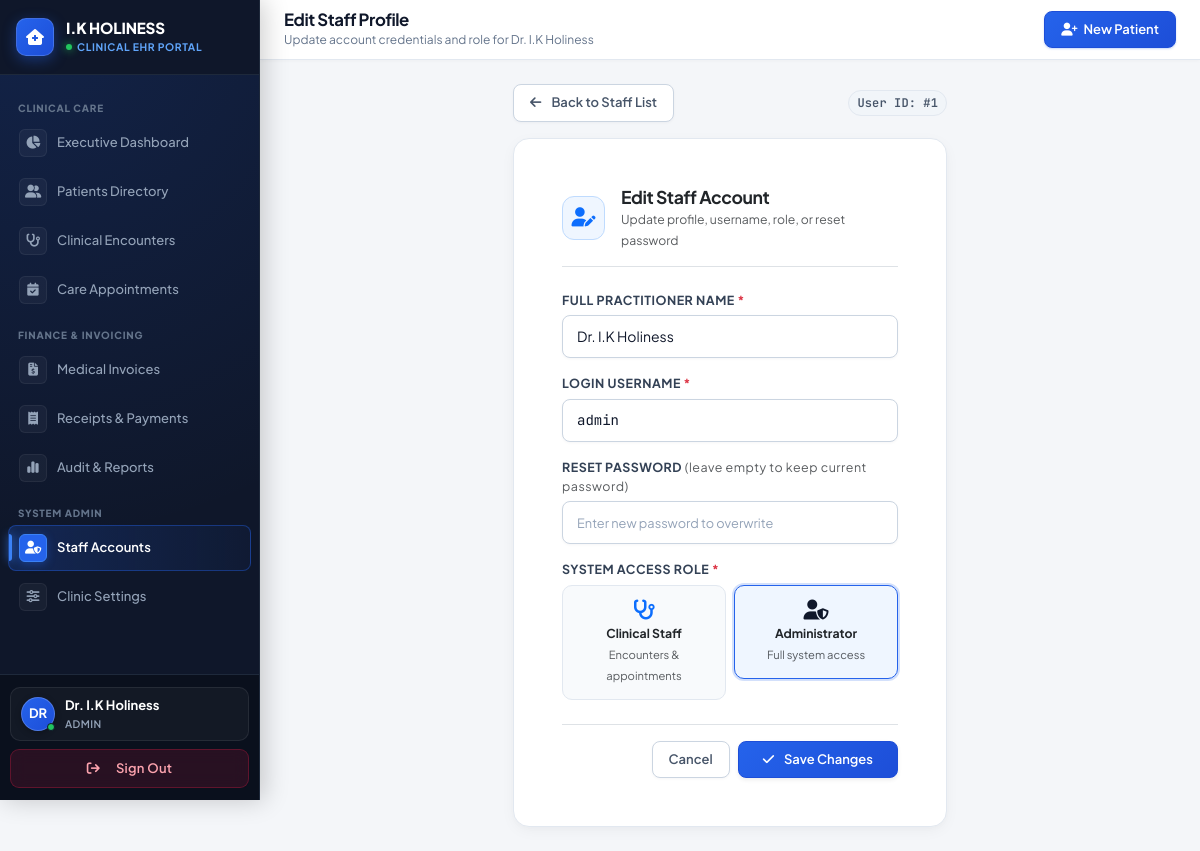
/users/edit?id=1 (signed in), run on the app's committed database.
### tables this page shows
CREATE TABLE users (
    id INT AUTO_INCREMENT PRIMARY KEY,
    username VARCHAR(50) NOT NULL,
    password_hash VARCHAR(255) NOT NULL,
    full_name VARCHAR(100) NOT NULL,
    role ENUM('admin', 'staff') NOT NULL,
    created_at TIMESTAMP DEFAULT CURRENT_TIMESTAMP,
    UNIQUE KEY idx_username (username)
);

### backend/app/Controllers/UserController.php (called while the page is built, shortened)
<?php
class UserController
{
    public function edit(): void
    {
        $id = (int)($_GET['id'] ?? 0);
        try {
            $db = Database::getInstance()->getConnection();
            $stmt = $db->prepare("SELECT id, username, full_name, role FROM users WHERE id = :id");
            $stmt->execute([':id' => $id]);
            $user = $stmt->fetch();
        } catch (\PDOException $e) {
            header('Location: ' . APP_URL . '/users');
            exit;
        }
        $pageHeading = "Edit Staff Profile";
        $pageSubheading = "Update account credentials and role for " . htmlspecialchars($user['full_name']);
        $currentRoute = 'users';
        require_once VIEWS_PATH . '/users/edit.php';
        $content = ob_get_clean();
        require_once VIEWS_PATH . '/shared/layout.php';
    }
}

### backend/app/Core/Router.php (called while the page is built, shortened)
<?php
class Router
{
    private array $routes = [];
    public function get(string $path, string $handler): void
    {
        $this->routes['GET'][$this->normalizePath($path)] = $handler;
    }
    public function post(string $path, string $handler): void
    {
        $this->routes['POST'][$this->normalizePath($path)] = $handler;
    }
    public function resolve(string $requestUri, string $requestMethod): void
    {
        $path = parse_url($requestUri, PHP_URL_PATH);
        $normalizedPath = $this->normalizePath($path);
        $method = strtoupper($requestMethod);
        $handler = $this->routes[$method][$normalizedPath];
        $this->executeHandler($handler);
    }
    private function normalizePath(string $path): string
    {
        $trimmed = trim($path, '/');
        return $trimmed === '' ? '/' : '/' . $trimmed;
    }
    private function executeHandler(string $handler): void
    {
        list($controllerClass, $method) = explode('@', $handler);
        $controllerInstance = new $fullControllerName();
        $controllerInstance->$method();
    }
}

### frontend/public/index.php (called while the page is built, shortened)
<?php
$requestUri = $_SERVER['REQUEST_URI'] ?? '/';
$requestPath = parse_url($requestUri, PHP_URL_PATH);
$baseNames = [
    '/ik-holiness-clinic/frontend/public',
    '/ik-holiness-clinic/public',
    '/ik-holiness-clinic',
    '/frontend/public',
    '/public',
];
foreach ($baseNames as $b) {
    if (str_starts_with($requestPath, $b)) {
        $requestPath = substr($requestPath, strlen($b));
        break;
    }
}
$routingPath = '/' . ltrim($requestPath ?? '', '/');
$router = new Router();
$router->get('/', 'HomeController@index');
$router->get('/home', 'HomeController@index');
$router->get('/services', 'HomeController@services');
$router->get('/about', 'HomeController@about');
$router->get('/request-care', 'HomeController@requestCare');
$router->get('/booking', 'HomeController@requestCare');
$router->get('/contact', 'HomeController@contact');
$router->post('/book-request', 'HomeController@bookRequest');
$router->post('/contact-submit', 'HomeController@contactSubmit');
$router->get('/login', 'AuthController@showLogin');
$router->post('/login', 'AuthController@login');
$router->get('/logout', 'AuthController@logout');
$router->get('/dashboard', 'DashboardController@index');
$router->get('/clients', 'ClientController@index');
$router->get('/clients/create', 'ClientController@create');
$router->post('/clients/store', 'ClientController@store');
$router->get('/clients/view', 'ClientController@view');
$router->get('/clients/edit', 'ClientController@edit');
$router->post('/clients/update', 'ClientController@update');
$router->get('/clients/delete', 'ClientController@delete');
$router->get('/visits', 'VisitController@index');
$router->get('/visits/create', 'VisitController@create');
$router->post('/visits/store', 'VisitController@store');
$router->get('/appointments', 'AppointmentController@index');
$router->get('/appointments/create', 'AppointmentController@create');
$router->post('/appointments/store', 'AppointmentController@store');
$router->get('/appointments/edit', 'AppointmentController@edit');
$router->get('/billing', 'BillingController@index');
$router->get('/billing/create', 'BillingController@create');
$router->post('/billing/store', 'BillingController@store');
$router->get('/billing/view', 'BillingController@view');
$router->get('/payments', 'PaymentController@index');
$router->get('/payments/create', 'PaymentController@create');
$router->post('/payments/store', 'PaymentController@store');
$router->get('/payments/receipt', 'PaymentController@receipt');
$router->get('/reports', 'ReportController@index');
$router->get('/users', 'UserController@index');
$router->get('/users/create', 'UserController@create');
$router->post('/users/store', 'UserController@store');
$router->get('/users/edit', 'UserController@edit');
$router->post('/users/update', 'UserController@update');
$router->get('/users/delete', 'UserController@delete');
$router->get('/settings', 'SettingController@index');
$router->post('/settings/update', 'SettingController@update');
$router->resolve($routingPath, $_SERVER['REQUEST_METHOD'] ?? 'GET');

### backend/app/Helpers/AuthHelper.php (called while the page is built, shortened)
<?php
class AuthHelper
{
    public static function getRole(): ?string
    {
        return $_SESSION['role'] ?? null;
    }
    public static function getUserName(): ?string
    {
        return $_SESSION['full_name'] ?? null;
    }
}

### frontend/views/users/edit.php (the view, shortened to what this page needs)
<div class="row justify-content-center">
    <div class="col-12 col-md-8 col-xl-6">
        <div class="d-flex justify-content-between align-items-center mb-3">
            <a href="<?php echo APP_URL; ?>/users" class="btn-secondary-custom py-2 px-3">
                <i class="fa-solid fa-arrow-left me-1"></i> Back to Staff List
            </a>
            <span class="badge-pill-custom badge-zinc font-mono" style="font-size: 0.75rem;">
                User ID: #<?php echo $user['id']; ?>
            </span>
        </div>
        <div class="ui-card p-4 p-md-5" style="background-color: #ffffff;">
            <div class="d-flex align-items-center gap-3 mb-4 pb-3 border-bottom">
                <div class="icon-sq bg-blue-subtle text-primary" style="width: 44px; height: 44px; border-radius: 12px; display: flex; align-items: center; justify-content: center; font-size: 1.2rem;">
                    <i class="fa-solid fa-user-pen"></i>
                </div>
                <div>
                    <h5 class="fw-bold text-dark mb-0" style="font-size: 1.1rem;">Edit Staff Account</h5>
                    <small class="text-muted">Update profile, username, role, or reset password</small>
                </div>
            </div>
            <form action="<?php echo APP_URL; ?>/users/update" method="POST">
                <div class="mb-3">
                    <label for="full_name" class="form-label-custom">
                        Full Practitioner Name <span class="text-danger">*</span>
                    </label>
                    <input type="text" class="form-control form-control-custom" id="full_name" name="full_name" value="<?php echo htmlspecialchars($user['full_name']); ?>" required>
                </div>
                <div class="mb-3">
                    <label for="username" class="form-label-custom">
                        Login Username <span class="text-danger">*</span>
                    </label>
                    <input type="text" class="form-control form-control-custom font-mono" id="username" name="username" value="<?php echo htmlspecialchars($user['username']); ?>" required>
                </div>
                <div class="mb-3">
                    <label for="password" class="form-label-custom">
                        Reset Password <span class="text-muted fw-normal text-lowercase">(leave empty to keep current password)</span>
                    </label>
                    <input type="password" class="form-control form-control-custom" id="password" name="password" placeholder="Enter new password to overwrite">
                </div>
                <div class="mb-4">
                    <label class="form-label-custom">
                        System Access Role <span class="text-danger">*</span>
                    </label>
                    <div class="row g-2">
                        <div class="col-6">
                            <label class="role-select-box">
                                <div class="role-box-content">
                                    <i class="fa-solid fa-stethoscope text-primary fs-5 mb-1"></i>
                                    <strong class="d-block text-dark small">Clinical Staff</strong>
                                    <small class="text-muted" style="font-size: 0.7rem;">Encounters & appointments</small>
                                </div>
                            </label>
                        </div>
                        <div class="col-6">
                            <label class="role-select-box">
                                <div class="role-box-content">
                                    <i class="fa-solid fa-user-shield text-purple fs-5 mb-1"></i>
                                    <strong class="d-block text-dark small">Administrator</strong>
                                    <small class="text-muted" style="font-size: 0.7rem;">Full system access</small>
                                </div>
                            </label>
                        </div>
                    </div>
                </div>
                <div class="d-flex justify-content-end gap-2 pt-3 border-top">
                    <a href="<?php echo APP_URL; ?>/users" class="btn-secondary-custom py-2 px-3">
                        Cancel
                    </a>
                    <button type="submit" class="btn-primary-custom py-2 px-4 shadow-sm">
                        <i class="fa-solid fa-check me-1"></i> Save Changes
                    </button>
                </div>
            </form>
        </div>
    </div>
</div>

### frontend/views/shared/layout.php (shortened to what this page needs)
<?php
$currentRole = AuthHelper::getRole();
$currentUserName = AuthHelper::getUserName();
$currentRoute = $currentRoute ?? 'dashboard';
?>
<!DOCTYPE html>
<html lang="en" class="h-full">
<head>
    <link href="https://cdn.jsdelivr.net/npm/bootstrap@5.3.2/dist/css/bootstrap.min.css" rel="stylesheet">
    <link rel="stylesheet" href="https://cdnjs.cloudflare.com/ajax/libs/font-awesome/6.5.1/css/all.min.css">
</head>
<body>
    <aside id="sidebar-wrapper">
        <div class="sidebar-header">
            <a href="<?php echo APP_URL; ?>/dashboard" class="brand-logo-wrap">
                <div class="brand-icon">
                    <i class="fa-solid fa-house-medical"></i>
                </div>
                <div class="brand-text">
                    <span class="brand-title">I.K HOLINESS</span>
                    <div class="brand-tagline-wrap">
                        <span class="live-dot"></span>
                        <span class="brand-tagline">Clinical EHR Portal</span>
                    </div>
                </div>
            </a>
        </div>
        <ul class="sidebar-menu">
            <li class="menu-category">Clinical Care</li>
            <li>
                <a href="<?php echo APP_URL; ?>/dashboard" class="sidebar-link <?php echo $currentRoute === 'dashboard' ? 'active' : ''; ?>">
                    <div class="nav-icon-box"><i class="fa-solid fa-chart-pie"></i></div>
                    <span>Executive Dashboard</span>
                </a>
            </li>
            <li>
                <a href="<?php echo APP_URL; ?>/clients" class="sidebar-link <?php echo $currentRoute === 'clients' ? 'active' : ''; ?>">
                    <div class="nav-icon-box"><i class="fa-solid fa-user-group"></i></div>
                    <span>Patients Directory</span>
                </a>
            </li>
            <li>
                <a href="<?php echo APP_URL; ?>/visits" class="sidebar-link <?php echo $currentRoute === 'visits' ? 'active' : ''; ?>">
                    <div class="nav-icon-box"><i class="fa-solid fa-stethoscope"></i></div>
                    <span>Clinical Encounters</span>
                </a>
            </li>
            <li>
                <a href="<?php echo APP_URL; ?>/appointments" class="sidebar-link <?php echo $currentRoute === 'appointments' ? 'active' : ''; ?>">
                    <div class="nav-icon-box"><i class="fa-solid fa-calendar-check"></i></div>
                    <span>Care Appointments</span>
                </a>
            </li>
            <li class="menu-category">Finance & Invoicing</li>
            <li>
                <a href="<?php echo APP_URL; ?>/billing" class="sidebar-link <?php echo $currentRoute === 'billing' ? 'active' : ''; ?>">
                    <div class="nav-icon-box"><i class="fa-solid fa-file-invoice-dollar"></i></div>
                    <span>Medical Invoices</span>
                </a>
            </li>
            <li>
                <a href="<?php echo APP_URL; ?>/payments" class="sidebar-link <?php echo $currentRoute === 'payments' ? 'active' : ''; ?>">
                    <div class="nav-icon-box"><i class="fa-solid fa-receipt"></i></div>
                    <span>Receipts & Payments</span>
                </a>
            </li>
            <li>
                <a href="<?php echo APP_URL; ?>/reports" class="sidebar-link <?php echo $currentRoute === 'reports' ? 'active' : ''; ?>">
                    <div class="nav-icon-box"><i class="fa-solid fa-chart-simple"></i></div>
                    <span>Audit & Reports</span>
                </a>
            </li>
            <?php if ($currentRole === 'admin'): ?>
                <li class="menu-category">System Admin</li>
                <li>
                    <a href="<?php echo APP_URL; ?>/users" class="sidebar-link <?php echo $currentRoute === 'users' ? 'active' : ''; ?>">
                        <div class="nav-icon-box"><i class="fa-solid fa-user-shield"></i></div>
                        <span>Staff Accounts</span>
                    </a>
                </li>
                <li>
                    <a href="<?php echo APP_URL; ?>/settings" class="sidebar-link <?php echo $currentRoute === 'settings' ? 'active' : ''; ?>">
                        <div class="nav-icon-box"><i class="fa-solid fa-sliders"></i></div>
                        <span>Clinic Settings</span>
                    </a>
                </li>
            <?php endif; ?>
        </ul>
        <div class="sidebar-footer">
            <div class="doctor-card-modern mb-2">
                <div class="avatar-wrap">
                    <div class="avatar-box">
                        <?php echo strtoupper(substr($currentUserName ?? 'DR', 0, 2)); ?>
                    </div>
                    <span class="status-indicator"></span>
                </div>
                <div class="flex-grow-1 overflow-hidden">
                    <div class="fw-bold text-truncate text-white" style="font-size: 0.8125rem;"><?php echo htmlspecialchars($currentUserName ?? 'Doctor'); ?></div>
                    <div class="role-badge"><?php echo htmlspecialchars($currentRole ?? 'Clinical Officer'); ?></div>
                </div>
            </div>
            <a href="<?php echo APP_URL; ?>/logout" class="sidebar-logout-btn">
                <i class="fa-solid fa-arrow-right-from-bracket me-2"></i>
                <span>Sign Out</span>
            </a>
        </div>
    </aside>
    <div id="page-content-wrapper">
        <header class="topbar">
            <div class="d-flex align-items-center gap-2">
                <div class="topbar-left">
                    <h1><?php echo $pageHeading ?? 'Dashboard'; ?></h1>
                    <p class="d-none d-md-block"><?php echo $pageSubheading ?? 'I.K Holiness Home Care Services Management'; ?></p>
                </div>
            </div>
            <div class="topbar-actions">
                <a href="<?php echo APP_URL; ?>/clients/create" class="btn-primary-custom">
                    <i class="fa-solid fa-user-plus"></i>
                    <span class="d-none d-sm-inline">New Patient</span>
                </a>
            </div>
        </header>
        <main class="main-container">
            <?php echo $content ?? ''; ?>
        </main>
    </div>
</body>
</html>

### data on the page
users: full_name "Update account credentials and role for Dr. I.K Holiness", id "1", full_name "Dr. I.K Holiness", username "admin"

### other printed values
substr($currentUserName ?? 'DR', 0, 2) "DR"
$currentUserName "Dr. I.K Holiness"
$currentRole "ADMIN"
$pageHeading "Edit Staff Profile"
